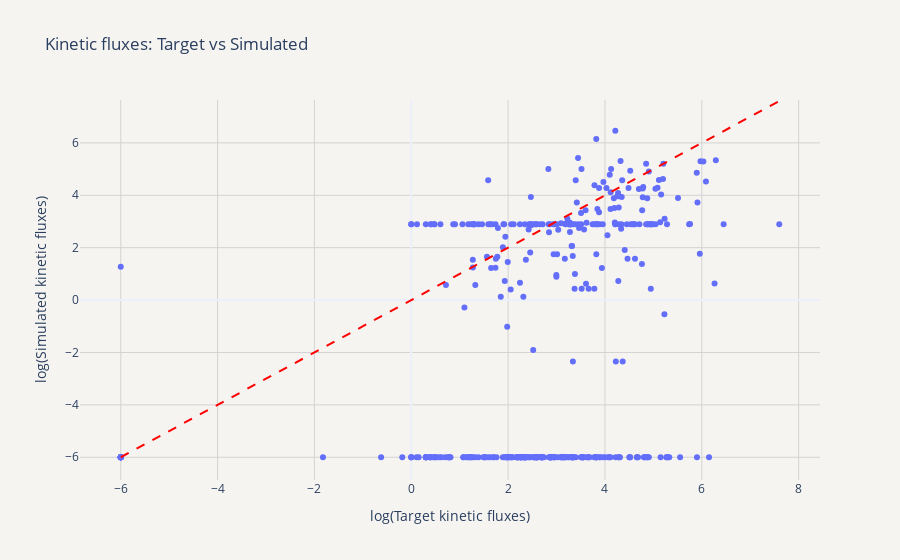

Notebook code cell kept with this figure:
### Code cell
target_kinetic_fluxes = pd.DataFrame(fba["target_kinetic_fluxes"], columns=metabolism.kinetic_constraint_reactions).mean(axis=0)
simulated_fluxes = pd.DataFrame(fba["estimated_fluxes"], columns=metabolism.reaction_names).mean(axis=0)
simulated_kinetic_fluxes = simulated_fluxes[metabolism.kinetic_constraint_reactions]

target_kinetic_fluxes = np.log10(target_kinetic_fluxes + 1e-6)
simulated_kinetic_fluxes = np.log10(simulated_kinetic_fluxes + 1e-6)

# plot scatter plot
fig = px.scatter(x=target_kinetic_fluxes, y=simulated_kinetic_fluxes,
                 labels={'x': 'log(Target kinetic fluxes)', 'y': 'log(Simulated kinetic fluxes)'},
                 title='Kinetic fluxes: Target vs Simulated')
fig.add_shape(type='line', x0=-6, y0=-6, x1=target_kinetic_fluxes.max().max(), y1=target_kinetic_fluxes.max().max(),
              line=dict(color='Red', dash='dash'))

fig.update_layout(showlegend=False,
                  template='plotly_white',
                  paper_bgcolor='#f6f4f1', plot_bgcolor='#f6f4f1',
                  xaxis=dict(gridcolor='lightgray'),
                  yaxis=dict(gridcolor='lightgray')
                  )
fig.show()
fig.write_image('/Users/HeenaSaqib/dev/vEcoli/notebooks/Heena notebooks/Metabolism_New Genes/out/flow_partition/WC_kinetic_w_diversity.png', width = 800, height = 600, scale=3)

### Figure 1 — Plotly figure (JSON) as saved in the notebook; plotly's stock layout.template omitted (floating-point values rounded to 4 significant figures; data arrays with more than 128 entries replaced by an {"elided": "..."} marker saying what was removed)
{"data": [{"hovertemplate": "log(Target kinetic fluxes)=%{x}<br>log(Simulated kinetic fluxes)=%{y}<extra></extra>", "legendgroup": "", "marker": {"color": "#636efa", "symbol": "circle"}, "mode": "markers", "name": "", "orientation": "v", "showlegend": false, "x": {"elided": "417 float values"}, "xaxis": "x", "y": {"elided": "417 float values"}, "yaxis": "y", "type": "scatter"}], "layout": {"xaxis": {"anchor": "y", "domain": [0.0, 1.0], "title": {"text": "log(Target kinetic fluxes)"}, "gridcolor": "lightgray"}, "yaxis": {"anchor": "x", "domain": [0.0, 1.0], "title": {"text": "log(Simulated kinetic fluxes)"}, "gridcolor": "lightgray"}, "legend": {"tracegroupgap": 0}, "title": {"text": "Kinetic fluxes: Target vs Simulated"}, "shapes": [{"line": {"color": "Red", "dash": "dash"}, "type": "line", "x0": -6, "x1": 7.599, "y0": -6, "y1": 7.599}], "showlegend": false, "paper_bgcolor": "#f6f4f1", "plot_bgcolor": "#f6f4f1"}}
